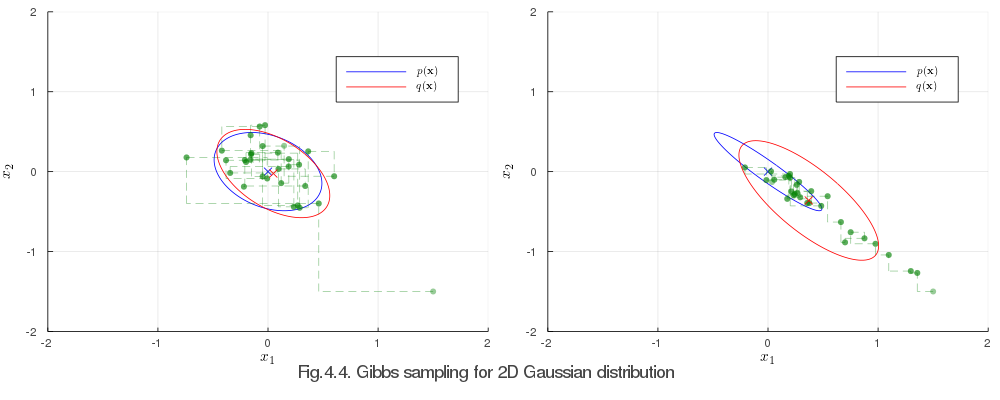

Write Julia code to recreate this figure.
using Plots
using Plots.PlotMeasures
using Distributions
using LinearAlgebra
using LaTeXStrings
using InvertedIndices

include("./plot_util.jl")

function get_cond_Gauss(μ, Σ, b_index_arr, x_arr; usePres = true)
  # this function is for ONLY 2D Gaussian
  @assert length(μ) == 2
  @assert all(size(Σ) .== 2)

  μ_a = μ[Not(b_index_arr)]
  μ_b = μ[b_index_arr]

  if usePres
    Λ = inv(Σ)
    Λ_aa, Λ_ab, Λ_ba, Λ_bb = get_compl_mat(Λ, b_index_arr)

    μ_a_over_b = μ_a - inv(Λ_aa) * Λ_ab * (x_arr - μ_b)
    Σ_a_over_b = inv(Λ_aa)
    return μ_a_over_b, Σ_a_over_b
  else
    Σ_aa, Σ_ab, Σ_ba, Σ_bb = get_compl_mat(Σ, b_index_arr)

    tmp = Σ_ab * inv(Σ_bb)

    μ_a_over_b = μ_a + tmp * (x_arr - μ_b)
    Σ_a_over_b = Σ_aa - tmp * Σ_ba

    return μ_a_over_b, Σ_a_over_b
  end
end
  


function Gibbs_sampling(start_point::Array{Float64, 1}, μ::Array{Float64, 1}, Σ::Array{Float64, 2})
  # Gibbs Sampling
  x_old = start_point[1]
  y_old = start_point[2]
  isPlot = true
  N_Gibbs = 30
  xy_arr = zeros(N_Gibbs, 2)
  usePres = false

 
  # plot true distribution
  ax1, ax2, α = get_ellipse_data(Σ)
  a = plot(bottom_margin=10mm)
  a = plot_ellipse(μ, ax1, ax2, α, label=L"p(\bf x)", color=:blue)
  a = plot!([μ[1]], [μ[2]], markershape=:xcross, label=:none, color=:blue)

 
  for i in 1:N_Gibbs
    # fix y, sample x_new
    b_index = 2 # fix y
    μ_cond, Σ_cond = get_cond_Gauss(μ, Σ, [b_index], [y_old]; usePres=usePres)
    x_new = rand(Normal(μ_cond[1], sqrt(Σ_cond[1,1])))
    
    # fix x, sample y_new
    b_index = 1 # fix x
    μ_cond, Σ_cond = get_cond_Gauss(μ, Σ, [b_index], [x_new], usePres=usePres)
    y_new = rand(Normal(μ_cond[1], sqrt(Σ_cond[1,1])))
    if isPlot
      a = rect_plot(a, x_old, y_old, x_new, y_new; rect_line=true)
    end
    xy_arr[i,1] = x_new
    xy_arr[i,2] = y_new
    x_old = x_new
    y_old = y_new
  end
  
  if isPlot
    plot(a)
  end

  # Baysean inference
  # hyper parameter for Gaussian-Wishart distribution
  m = [0,0]
  β= 1.0
  ν = 2.0
  W = I(length(m)) 
  
  # updated hyperparameters
  β̂ = N_Gibbs + β
  m̂ = 1/ β̂ .* (sum(xy_arr, dims=1)' + β .* m)
  Ŵ_inv = xy_arr' * xy_arr + β .* (m * m') - β̂ .* (m̂ * m̂') +  inv(W)
  ν̂ = N_Gibbs + ν

  # plot sample
  for i in 1:1 # one time
    # sampling from Gaussian-Wishart distribution (prior distribution)
    Λ = rand(Wishart(ν̂, inv(Ŵ_inv)))
    μ = rand(MvNormal(m̂[:,1], inv(β̂ .* Λ)))
    ax1,ax2, α = get_ellipse_data(inv(Λ))
    a = plot_ellipse(μ, ax1, ax2, α, label=L"q(\bf x)", color=:red)
    a = plot!([μ[1]], [μ[2]], markershape=:xcross, label=:none, color=:red)
  end

  return a
end


## CASE 1
# true distributions
μ = [0.0,0.0]
Σ = [1 -0.3 ; -0.3 1] .* 0.1 
start_point = [1.5, -1.5]
a = Gibbs_sampling(start_point, μ, Σ)

## CASE 2
# true distributions
μ = [0.0,0.0]
Σ = [1 -0.95 ; -0.95 1] .* 0.1 
start_point = [1.5, -1.5]
b = Gibbs_sampling(start_point, μ, Σ)

l = @layout [a b]
plot!(a, annotations=[(2, -2.5, text("Fig.4.4. Gibbs sampling for 2D Gaussian distribution", 12))])
plot(a,b, layout=l, size=(1000,400))
savefig("fig_4_04.png")



